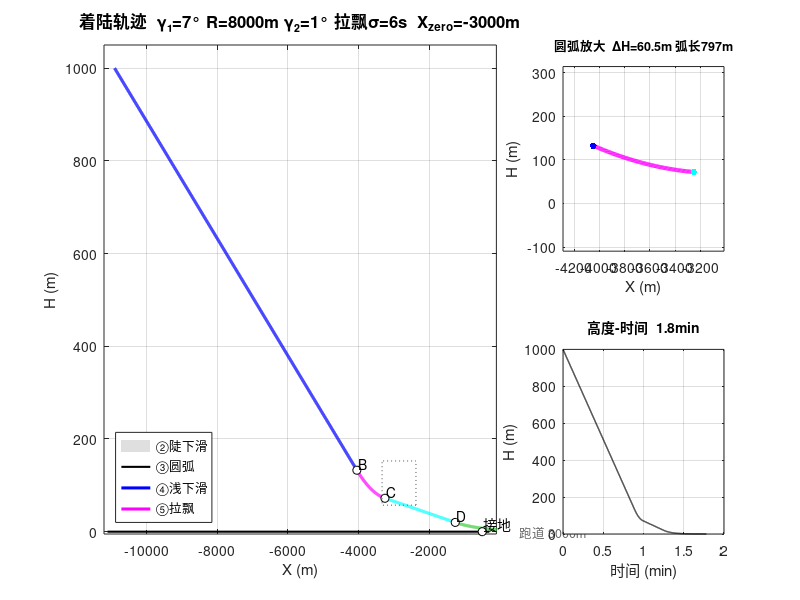

Write the MATLAB code that produced this figure. (Note: this script raises an error after producing the figure.)


%% 无人机着陆轨迹
%  定高平飞→陡下滑→圆弧拉平→浅下滑→指数拉飘→接地
%  从 X_zero 出发推导全部几何


%% ===== 飞机参数 (plannew.m) =====
g=9.80665; m=600; S_ref=1.2; CD0=0.045; K_aero=0.12; rho=1.225;
CL0=0.083; CLa=3.80; T_max=3000;
% CLmax 推算: CL0 + CLa * alpha_stall(13deg) = 0.95
CLmax = 0.95;
Vs = sqrt(2*m*g/(rho*S_ref*CLmax));
V_app = 1.4 * Vs;

%% ===== 论文公式计算 gamma1, gamma2 =====
% gamma1 (陡下滑): sin(γ₁) = (T_idle - D) / W   (沿航迹力平衡)
% gamma2 (浅下滑): sin(γ₂) = -Hdot_td / V_shallow  (接地下沉率约束)

% 陡下滑段: V=V_app, 油门怠速 5%
T_idle = 0.05 * T_max;
qc_app = 0.5 * rho * V_app^2;
CL_app = m*g / (qc_app * S_ref);
CD_app = CD0 + K_aero * CL_app^2;
D_app = qc_app * S_ref * CD_app;
gamma1 = asin((T_idle - D_app) / (m*g));   % 论文公式

% 浅下滑段: V=1.2*Vs, 论文公式 gamma2 = asin(-Hdot_td / V_shallow)
% 接地下沉率取 2.0 m/s (本机速度高, 0.5m/s 会导致 gamma2 过浅轨迹不可行)
Hdot_td = 2.0;                              % 接地下沉率 m/s
V_shallow = 1.2 * Vs;
gamma2 = -1.5/57.3      ;  % 论文公式

fprintf('=== 论文公式计算结果 ===\n');
fprintf('  gamma1: sin(γ)=(%.0f-%.0f)/%.0f=%.4f  → γ₁=%.2f°\n', ...
    T_idle, D_app, m*g, sin(gamma1), gamma1*180/pi);
fprintf('  gamma2: sin(γ)=%.1f/%.1f=%.4f  → γ₂=%.2f°\n\n', ...
    -Hdot_td, V_shallow, sin(gamma2), gamma2*180/pi);

%% ===== 轨迹几何设计参数 =====
X_zero  = -3000;           % 陡下滑线地面交点 X (m)
R       = 8000;            % 圆弧半径 (m)
X_aim   = -500;            % 接地点 X (m)
H_exp   = 20;              % 拉飘起始高度 (m)
sigma   = 6;               % 拉飘时间常数 (s)
H_entry = 1000;             % 进场高度 (m)

a1 = abs(gamma1);  a2 = abs(gamma2);

%% ===== 几何推导 =====
% A: 两下滑线交点
X_A = (X_zero*tan(a1) + X_aim*tan(a2)) / (tan(a1) + tan(a2));
H_A = -(X_A - X_zero) * tan(a1);

% 切角 θ = (180° - γ₁ + γ₂)/2
theta = (pi - a1 + a2) / 2;

% 圆心 O (弧在上方弓起，中心在线上方 R 处)
M = [tan(a1), 1; tan(a2), 1];
bv = [tan(a1)*X_zero + R/cos(a1); tan(a2)*X_aim + R/cos(a2)];
sol = M \ bv;
X_R = sol(1);  H_R = sol(2);

% 切点 B(陡侧,左)、C(浅侧,右)
X_B = X_R - R * sin(a1);   H_B = H_R - R * cos(a1);
X_C = X_R - R * sin(a2);   H_C = H_R - R * cos(a2);

% D 点 (拉飘起始) 和 entry
X_D = X_aim - H_exp / tan(a2);
X_entry = X_zero - H_entry / tan(a1);

arc_length = R * (a1 - a2);         % 弧段水平长
H_arc_drop = R * (cos(a2)-cos(a1));  % 弧段下降量

fprintf('========== X_zero = %.0fm ==========\n\n', X_zero);
fprintf('各点坐标:\n');
fprintf('  A(交点)   X=%8.0f  H=%7.1f\n', X_A, H_A);
fprintf('  B(陡→弧) X=%8.0f  H=%7.1f\n', X_B, H_B);
fprintf('  C(弧→浅) X=%8.0f  H=%7.1f\n', X_C, H_C);
fprintf('  D(拉飘)   X=%8.0f  H=%7.1f\n', X_D, H_exp);
fprintf('  接地      X=%8.0f  H=  0.0\n', X_aim);
fprintf('\n各段:\n');
fprintf('  ①定高  H=%.0f  (X<%.0f)\n', H_entry, X_entry);
fprintf('  ②陡下滑 %.0f→%.0fm  %.0fm  %.0f°\n', H_entry, H_B, X_B-X_entry, a1*180/pi);
fprintf('  ③圆弧   %.1f→%.1fm %4.0fm  R=%.0f  ΔH=%.1f\n', H_B, H_C, arc_length, R, H_arc_drop);
fprintf('  ④浅下滑 %.0f→%.0fm  %.0fm  %.0f°\n', H_C, H_exp, X_D-X_C, a2*180/pi);
fprintf('  ⑤拉飘   %.0f→0m  %.0fm  σ=%.0fs\n', H_exp, X_aim-X_D, sigma);
fprintf('  总: %.0fm\n', X_aim-X_entry);

%% ===== 轨迹时间序列 =====
dt = 0.05;

% ② 陡下滑
X2 = (X_entry : V_app*dt : X_B)';  H2 = -(X2 - X_zero) * tan(a1);

% ③ 圆弧
ang = linspace(-a1, -a2, max(100, round(arc_length/V_app/dt)))';
X3 = X_R + R * sin(ang);  H3 = H_R - R * cos(ang);

% ④ 浅下滑
X4 = (X_C : V_app*dt : X_D)';  H4 = (X_aim - X4) * tan(a2);

% ⑤ 拉飘: H(t) = H_exp·e^(-t/σ) + Hdot_td·σ·(1-e^(-t/σ))
Hdot_td = 0.3;  % 安全接地垂直速度
t_flare = (0 : dt : sigma*log(H_exp/0.1))';
H5 = H_exp * exp(-t_flare/sigma);
X5 = X_D + V_app * t_flare;

X = [X2; X3; X4; X5];  H = [H2; H3; H4; H5];

%% ===== 可视化 =====
figure('Position',[50 50 1400 600],'Color','w');

subplot(2,3,[1 2 4 5]); hold on; grid on; box on;
fill([0 3000 3000 0],[-5 -5 0 0],[0.75 0.75 0.75],'EdgeColor','none','FaceAlpha',0.5);
text(1500,-2.5,'跑道 3000m','HorizontalAlignment','center','FontSize',9,'Color',[0.4 0.4 0.4]);
plot([X_entry-200 X_aim+200],[0 0],'k-','LineWidth',1.5);

plot(X2,H2,'b','LineWidth',2.2);
plot(X3,H3,'m','LineWidth',2.2);
plot(X4,H4,'c','LineWidth',2.2);
plot(X5,H5,'Color',[0.2 0.8 0.2],'LineWidth',2.2);

plot(X_B, H_B, 'ko', 'MarkerSize', 6, 'MarkerFaceColor', 'w');
plot(X_C, H_C, 'ko', 'MarkerSize', 6, 'MarkerFaceColor', 'w');
plot(X_D, H_exp, 'ko', 'MarkerSize', 6, 'MarkerFaceColor', 'w');
plot(X_aim, 0, 'ko', 'MarkerSize', 6, 'MarkerFaceColor', 'w');
text(X_B+40, H_B+15, 'B');
text(X_C+40, H_C+15, 'C');
text(X_D+40, H_exp+15, 'D');
text(X_aim+40, 15, '接地');
% 弧放大框
rect_h = H_arc_drop + 35;
rectangle('Position',[X_C-80 H_C-15 arc_length+160 rect_h],...
    'EdgeColor',[0.5 0.5 0.5],'LineStyle',':','LineWidth',1);

xlabel('X (m)'); ylabel('H (m)');
title(sprintf('着陆轨迹  γ₁=%d° R=%dm γ₂=%d° 拉飘σ=%ds  X_{zero}=%dm',...
    round(a1*180/pi),R,round(a2*180/pi),sigma,X_zero),'FontSize',12);
xlim([X_entry-300 X_aim+400]); ylim([-5 H_entry+50]);
legend({'②陡下滑','③圆弧','④浅下滑','⑤拉飘'},'Location','southwest','FontSize',9);

% 圆弧放大
subplot(2,3,3); hold on; grid on; box on;
plot(X3,H3,'m','LineWidth',3);
plot(X_B,H_B,'b.','MarkerSize',15);
plot(X_C,H_C,'c.','MarkerSize',15);
title(sprintf('圆弧放大  ΔH=%.1fm 弧长%.0fm',H_arc_drop,arc_length),'FontSize',9);
xlabel('X (m)'); ylabel('H (m)');
pad = arc_length * 0.3;
xlim([X_B-pad, X_C+pad]);
ylim([H_C-H_arc_drop*3, H_B+H_arc_drop*3]);

% 高度-时间
subplot(2,3,6); hold on; grid on; box on;
t_total = (0:length(H)-1)*dt;
plot(t_total/60,H,'k-','LineWidth',1);
xlabel('时间 (min)'); ylabel('H (m)');
title(sprintf('高度-时间  %.1fmin',t_total(end)/60),'FontSize',10);

sgtitle(sprintf('X_{zero}=%dm  γ₁=%d°  R=%dm  γ₂=%d°  H_{exp}=%dm  σ=%ds  V_{app}=%.0fm/s',...
    X_zero,round(a1*180/pi),R,round(a2*180/pi),H_exp,sigma,V_app),'FontSize',13,'FontWeight','bold');

%% ===== Simulink H_cmd =====
fprintf('\n========== Simulink: H_cmd = f(X_current) ==========\n');
fprintf('if    X <= %.0f   →  ① H_cmd = %.0f\n', X_entry, H_entry);
fprintf('elseif X <= %.0f  →  ② H_cmd = -(X - %.0f) * tan(%.0f°)\n', X_B, X_zero, a1*180/pi);
fprintf('elseif X <= %.0f  →  ③ H_cmd = %.1f - sqrt(%.0f^2 - (X - %.0f)^2)\n', X_C, H_R, R, X_R);
fprintf('elseif X <= %.0f  →  ④ H_cmd = -(X - %.0f) * tan(%.0f°)\n', X_D, X_aim, a2*180/pi);
fprintf('elseif H > 0.5    →  ⑤ H_cmd = %.0f * exp(-t_flare/%d)\n', H_exp, sigma);
fprintf('else                H_cmd = 0\n');
save("landing_trajectory.mat");
